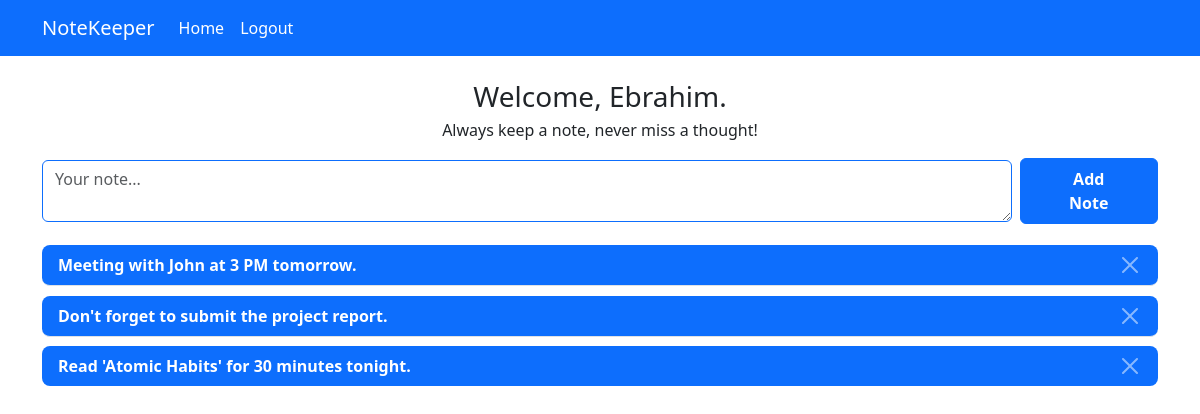
The app's page / (signed in) with its own data.
### website/models.py (models this page shows)
class User(db.Model, UserMixin):
    id = db.Column(db.Integer, primary_key=True)
    email = db.Column(db.String(150), unique=True)
    password = db.Column(db.String(150))
    full_name = db.Column(db.String(150))
    notes = db.relationship('Note')

class Note(db.Model):
    id = db.Column(db.Integer, primary_key=True)
    data = db.Column(db.String(10000))
    date = db.Column(db.DateTime(timezone=True), default=func.now())
    user_id = db.Column(db.Integer, db.ForeignKey('user.id'))

### website/views.py (the view, shortened to what this page needs)
@views.route('/', methods=['GET','POST'])
@login_required
def home():
    return render_template("home.html", user=current_user)

### website/__init__.py (called while the page is built)
def create_app():
    app = Flask(__name__)
    app.config["SECRET_KEY"] = "secert_key"
    app.config["SQLALCHEMY_DATABASE_URI"] = f'sqlite:///{DB_NAME}'
    db.init_app(app)
    from .views import views
    from .auth import auth
    app.register_blueprint(views, url_prefix='/')
    app.register_blueprint(auth, url_prefix='/')
    from .models import User, Note
    create_database(app)
    login_manager = LoginManager()
    login_manager.login_view = 'auth.login'
    login_manager.init_app(app)
    @login_manager.user_loader
    def load_user(id):
        return User.query.get(int(id))
    return app

### website/templates/home.html
{% extends "base.html" %} {% block title %}Home{% endblock %} {% block content
%}
<h3 align="center">Welcome, {{user.full_name.split()[0]}}.</h3>
<p align="center">Always keep a note, never miss a thought!</p>
<form method="POST" class="home-form">
  <textarea
    name="note"
    id="note"
    class="form-control"
    placeholder="Your note..."
  ></textarea>
  <div align="center">
    <button type="submit" class="btn btn-primary">Add Note</button>
  </div>
</form>
<ul class="list-group list-group-flush" id="notes">
  {% for note in user.notes %}
  <li class="list-group-item">
    {{ note.data }}
    <button
      type="button"
      class="btn-close btn-close-white"
      onClick="deleteNote({{ note.id }})"
      aria-label="Close"
    ></button>
  </li>
  {% endfor%}
</ul>
{% endblock %}

### website/static/style.css (style rules this page uses)
body { width: 100%; height: 100vh; }
h3 { margin: 1.5rem 0 0.3rem; }
.home-form { display: grid; grid-template-columns: 7fr 1fr; align-items: center; align-content: center; gap: 0.5rem; margin: 0 auto; }
.home-form button { padding: 0.5rem 2rem; font-weight: 700; float: right; }
.home-form textarea { border: 1px solid #0d6efd; outline: none; }
#notes { margin: 1rem 0; }
#notes li { background-color: #0d6efd; color: #fff; font-weight: bold; border-radius: 0.5rem; margin: 0.3rem 0; }
button[type="button"] { float: right; color: #fff !important; border-radius: 0.3rem; }

### records on screen
User: full_name "Ebrahim"
Note: data "Meeting with John at 3 PM tomorrow."
Note: data "Don't forget to submit the project report."
Note: data "Read 'Atomic Habits' for 30 minutes tonight."
